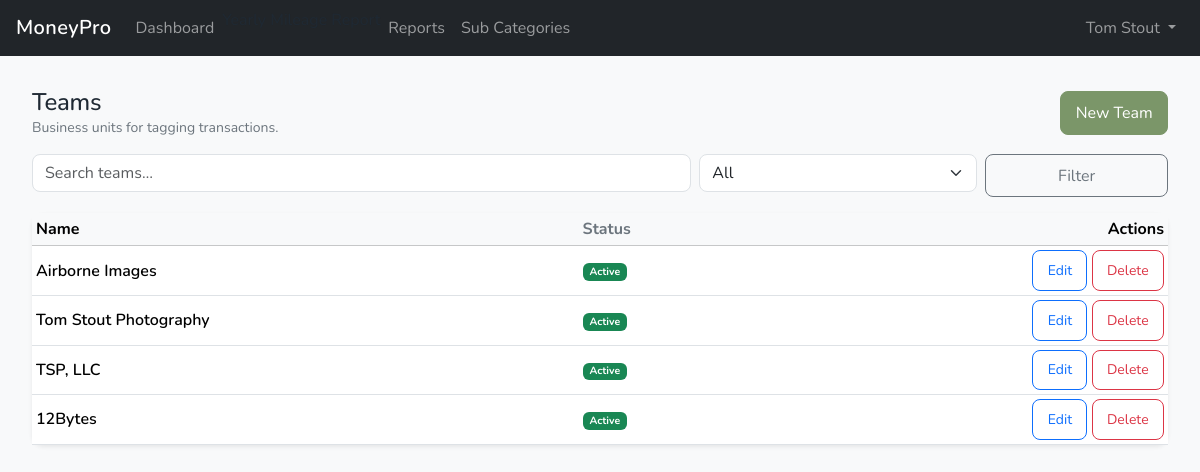
/teams/ (signed in), run on the app's committed database.
### ledger/models.py (models this page shows, shortened)
class Team(models.Model):
    business = models.ForeignKey("core.Business", on_delete=models.CASCADE, related_name="teams")
    name = models.CharField(max_length=120)
    is_active = models.BooleanField(default=True)
    sort_order = models.PositiveIntegerField(default=0)
    class Meta:
        constraints = [
            models.UniqueConstraint(fields=["business", "name"], name="uniq_team_per_business_name"),
        ]
        ordering = ["sort_order", "name"]

### ledger/views.py (the view)
# urls.py: path("teams/", TeamListView.as_view(), name="team_list"),
class TeamListView(LoginRequiredMixin, ListView):
    model = Team
    template_name = "ledger/teams/team_list.html"
    context_object_name = "teams"
    paginate_by = 50
    def get_queryset(self):
        qs = Team.objects.filter(business=self.request.business).order_by("sort_order", "name")
        q = (self.request.GET.get("q") or "").strip()
        status = (self.request.GET.get("status") or "").strip()
        if q:
            qs = qs.filter(name__icontains=q)
        if status == "active":
            qs = qs.filter(is_active=True)
        elif status == "inactive":
            qs = qs.filter(is_active=False)
        return qs
    def get_context_data(self, **kwargs):
        ctx = super().get_context_data(**kwargs)
        ctx["q"] = (self.request.GET.get("q") or "").strip()
        ctx["status"] = (self.request.GET.get("status") or "").strip()
        return ctx

### ledger/templates/ledger/teams/team_list.html (shortened to what this page needs)
{% extends "index.html" %}
{% block content %}
<div class="container-fluid px-2 px-md-3 py-3">
  <div class="d-flex justify-content-between align-items-center mb-3">
    <div>
      <h1 class="h4 mb-0">Teams</h1>
      <div class="text-muted small">Business units for tagging transactions.</div>
    </div>
    <a class="btn btn-primary" href="{% url 'ledger:team_create' %}">New Team</a>
  </div>
  <form method="get" class="row g-2 mb-3">
    <div class="col-12 col-md-7">
      <input class="form-control" name="q" value="{{ q }}" placeholder="Search teams…">
    </div>
    <div class="col-12 col-md-3">
      <select class="form-select" name="status">
        <option value="" {% if not status %}selected{% endif %}>All</option>
      </select>
    </div>
    <div class="col-12 col-md-2 d-grid">
      <button class="btn btn-outline-secondary">Filter</button>
    </div>
  </form>
  <div class="card shadow-sm">
    <div class="table-responsive">
      <table class="table table-sm align-middle mb-0">
        <thead class="table-light">
          <tr>
            <th>Name</th>
            <th class="text-muted">Status</th>
            <th class="text-end">Actions</th>
          </tr>
        </thead>
        <tbody>
          {% for t in teams %}
          <tr>
            <td class="fw-semibold">{{ t.name }}</td>
            <td class="text-muted small">
              {% if t.is_active %}
                <span class="badge text-bg-success">Active</span>
              {% else %}
                <span class="badge text-bg-secondary">Inactive</span>
              {% endif %}
            </td>
            <td class="text-end text-nowrap">
              <a class="btn btn-sm btn-outline-primary" href="{% url 'ledger:team_update' t.pk %}">Edit</a>
              <a class="btn btn-sm btn-outline-danger" href="{% url 'ledger:team_delete' t.pk %}">Delete</a>
            </td>
          </tr>
          {% empty %}
          <tr><td colspan="3" class="text-center text-muted py-4">No teams yet.</td></tr>
          {% endfor %}
        </tbody>
      </table>
    </div>
  </div>
</div>
{% endblock %}

### templates/partials/navbar.html (shortened to what this page needs)
{% load static %}
<nav class="navbar navbar-expand-lg navbar-dark bg-dark">
  <div class="container-fluid px-2 px-md-3">
    <a class="navbar-brand fw-semibold" href="/">MoneyPro</a>
    <div class="collapse navbar-collapse" id="mainNavbar">
      <ul class="navbar-nav me-auto mb-2 mb-lg-0">
        {% if user.is_authenticated %}
          {% with current_url_name=request.resolver_match.url_name current_ns=request.resolver_match.namespace %}
            <li class="nav-item">
              <a class="nav-link {% if current_ns == 'dashboard' and current_url_name == 'home' %}active{% endif %}"
                 href="{% url 'dashboard:home' %}">
                Dashboard
              </a>
            </li>
          {% endwith %}
        {% endif %}
        <li>
          <a class="dropdown-item" href="{% url 'vehicles:yearly_mileage_report' %}">Yearly Mileage Report</a>
        </li>
        <li>
          <a class="nav-link" href="{% url 'reports:home' %}">Reports</a>
        </li>
                <li>
          <a class="nav-link" href="{% url 'ledger:subcategory_list' %}">Sub Categories</a>
        </li>
      </ul>
      <ul class="navbar-nav ms-auto mb-2 mb-lg-0">
        {% if user.is_authenticated %}
          <li class="nav-item dropdown">
            <a class="nav-link dropdown-toggle" href="#"
               id="userMenu" role="button"
               data-bs-toggle="dropdown" aria-expanded="false">
              {{ user.get_full_name|default:user.email|default:user.get_username }}
            </a>
          </li>
        {% else %}
          <li class="nav-item">
            <a class="nav-link" href="{% url 'account_login' %}">Sign in</a>
          </li>
        {% endif %}
      </ul>
    </div>
  </div>
</nav>

### static/css/main.css (style rules this page uses)
:root { --color-primary: #7B9669; --color-secondary: #2C4C5C; --color-success: #3C9EA4; --color-danger: #D6794D; --color-warning: #DDB05E; --color-info: #BAC8B1; --color-bg: #f8f9fa; --color-surface: #ffffff; --color-text: #1f2933; --color-muted: #6c757d; --radius-sm: 0.375rem; --radius-md: 0.5rem; --radius-lg: 0.75rem; --shadow-sm: 0 1px 2px rgba(0,0,0,.05); --shadow-md: 0 4px 10px rgba(0,0,0,.08); }
body { font-family: "Nunito", -apple-system, BlinkMacSystemFont, "Segoe UI", Roboto, Helvetica, Arial, sans-serif; font-optical-sizing: auto; font-weight: 400; font-style: normal; background-color: var(--color-bg); color: var(--color-text); -webkit-font-smoothing: antialiased; -moz-osx-font-smoothing: grayscale; }
h1, h2, h3, h4, h5, h6 { font-weight: 600; letter-spacing: -0.01em; color: var(--color-text); }
h1 { font-size: 1.5rem; }
a { color: var(--color-primary); text-decoration: none; }
.btn-primary { --bs-btn-bg: var(--color-primary); --bs-btn-border-color: var(--color-primary); --bs-btn-hover-bg: color-mix(in srgb, var(--color-primary), #000 10%); --bs-btn-hover-border-color: color-mix(in srgb, var(--color-primary), #000 10%); }
.btn { padding: 0.55rem 0.9rem; border-radius: var(--radius-md); }
.card { border-radius: var(--radius-lg); border: none; box-shadow: var(--shadow-sm); }
.form-control, .form-select { border-radius: var(--radius-md); }
.navbar-brand { font-weight: 700; letter-spacing: 0.02em; }
.text-muted { color: var(--color-muted) !important; }
@media (min-width: 768px) { h1 { font-size: 1.75rem; } }

### data on the page
Team: name "Airborne Images", is_active "Active"
Team: name "Tom Stout Photography", is_active "Active"
Team: name "TSP, LLC", is_active "Active"
Team: name "12Bytes", is_active "Active"

### other printed values
{{ user.get_full_name|default:user.email|default:user.get_username }} "Tom Stout"
